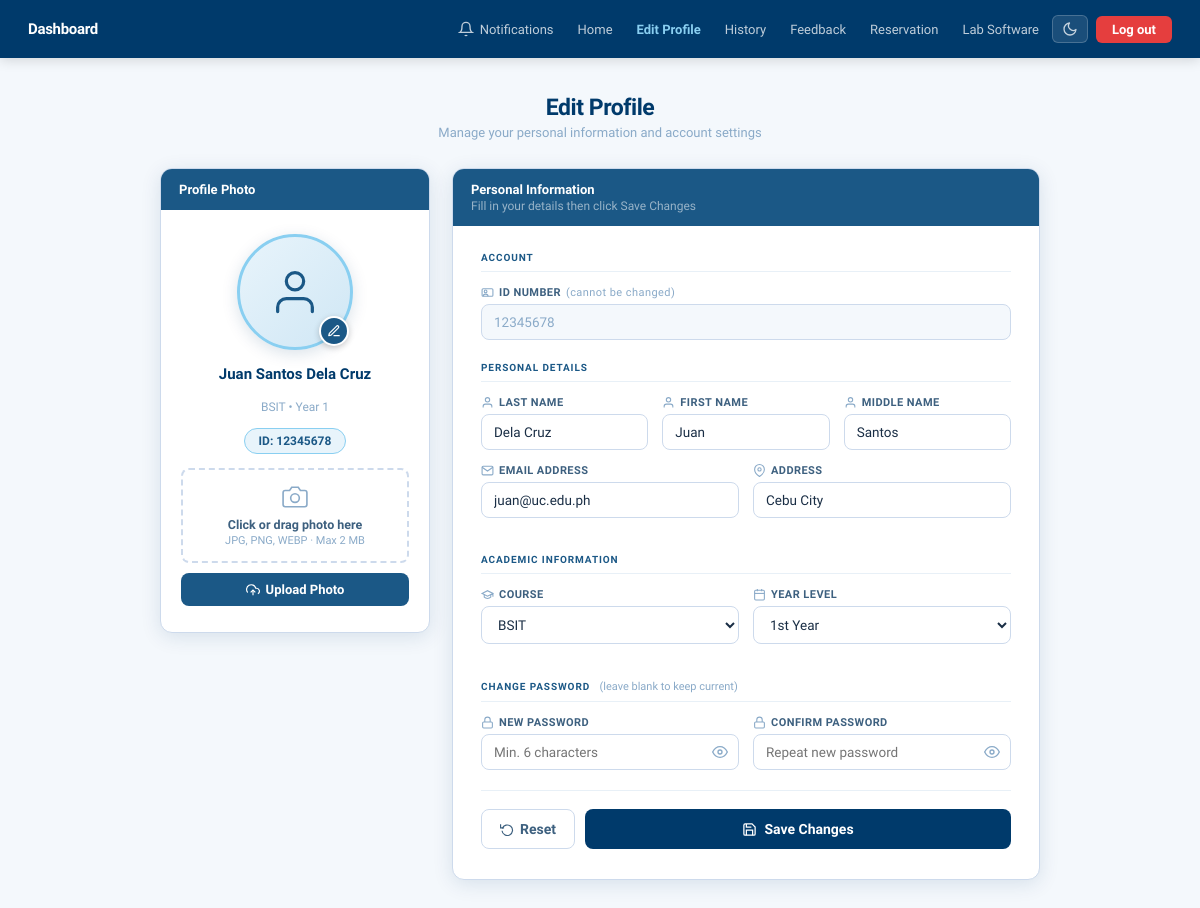
The page /profile.php (signed in) on the database its author committed.
### tables this page shows
CREATE TABLE IF NOT EXISTS students (
    id              INT AUTO_INCREMENT PRIMARY KEY,
    id_number       VARCHAR(20)  NOT NULL UNIQUE,
    lastname        VARCHAR(100) NOT NULL,
    firstname       VARCHAR(100) NOT NULL,
    middlename      VARCHAR(100) DEFAULT '',
    course          VARCHAR(20)  NOT NULL,
    year_level      TINYINT      NOT NULL DEFAULT 1,
    email           VARCHAR(150) NOT NULL UNIQUE,
    password        VARCHAR(255) NOT NULL,
    address         VARCHAR(255) DEFAULT '',
    session         INT          NOT NULL DEFAULT 30,
    created_at      TIMESTAMP    DEFAULT CURRENT_TIMESTAMP
);

### profile.php (the view, shortened to what this page needs)
<?php
require_once 'db.php';
$student_id = (int)$_SESSION['student_id'];
$stmt = $pdo->prepare("SELECT * FROM students WHERE id = ? LIMIT 1");
$stmt->execute([$student_id]);
$student = $stmt->fetch();
$photoSrc = (!empty($_SESSION['profile_photo']))
    ? 'uploads/profiles/' . htmlspecialchars($_SESSION['profile_photo'])
    : null;
function val($student, $key, $session_key = null) {
    if ($student && isset($student[$key]) && $student[$key] !== '') return htmlspecialchars($student[$key]);
    $sk = $session_key ?? $key;
    return htmlspecialchars($_SESSION[$sk] ?? '');
}
?>
<!DOCTYPE html>
<html lang="en">
<head>
</head>
<body>
<nav>
  <div class="nav-brand">Dashboard</div>
  <div class="nav-links">
    <div class="notif-wrap">
      <button class="notif-btn" onclick="toggleNotif()" id="notifBtn">
        <span class="bell-wrap">
          <svg viewBox="0 0 24 24" width="16" height="16" fill="none" stroke="currentColor" stroke-width="2">
            <path d="M18 8A6 6 0 0 0 6 8c0 7-3 9-3 9h18s-3-2-3-9"/>
            <path d="M13.73 21a2 2 0 0 1-3.46 0"/>
          </svg>
        </span>
        Notifications
      </button>
    </div>
    <a href="Homepage.php">Home</a>
    <a href="profile.php" class="active">Edit Profile</a>
    <a href="history.php">History</a>
    <a href="feedback.php">Feedback</a>
    <a href="reservation.php">Reservation</a>
    <a href="software.php">Lab Software</a>
    <button onclick="toggleDarkMode()" class="btn-dark-toggle" id="darkToggle" title="Toggle dark mode"><svg viewBox="0 0 24 24" width="16" height="16" fill="none" stroke="currentColor" stroke-width="2" stroke-linecap="round" stroke-linejoin="round"><path d="M21 12.79A9 9 0 1 1 11.21 3 7 7 0 0 0 21 12.79z"/></svg></button>
    <a href="logout.php" class="btn-logout">Log out</a>
  </div>
</nav>
<div class="page-body">
  <div class="page-header">
    <h1>Edit Profile</h1>
    <p>Manage your personal information and account settings</p>
  </div>
  <div class="profile-layout">
    <div class="card">
      <div class="card-head"><h3>Profile Photo</h3></div>
      <div class="photo-body">
        <div class="avatar-wrap">
          <div class="avatar-circle">
            <?php if ($photoSrc): ?>
              <img src="<?= $photoSrc ?>" alt="Profile Photo" id="avatarImg"/>
            <?php else: ?>
              <svg viewBox="0 0 24 24" id="avatarIcon"><path d="M20 21v-2a4 4 0 0 0-4-4H8a4 4 0 0 0-4 4v2"/><circle cx="12" cy="7" r="4"/></svg>
            <?php endif; ?>
          </div>
          <label class="avatar-edit" for="photo_file" title="Change photo">
            <svg viewBox="0 0 24 24"><path d="M12 20h9"/><path d="M16.5 3.5a2.121 2.121 0 0 1 3 3L7 19l-4 1 1-4L16.5 3.5z"/></svg>
          </label>
        </div>
        <div class="stu-name"><?= htmlspecialchars($_SESSION['fullname'] ?? 'Student') ?></div>
        <div class="stu-course"><?= htmlspecialchars($_SESSION['course'] ?? '') ?> &bull; Year <?= htmlspecialchars($_SESSION['year_level'] ?? '') ?></div>
        <div class="id-pill">ID: <?= htmlspecialchars($_SESSION['id_number'] ?? '') ?></div>
        <form method="POST" action="update_profile.php" enctype="multipart/form-data" style="width:100%;display:flex;flex-direction:column;gap:10px;">
          <div class="upload-zone" id="uploadZone">
            <div class="uz-icon"><svg viewBox="0 0 24 24"><path d="M23 19a2 2 0 0 1-2 2H3a2 2 0 0 1-2-2V8a2 2 0 0 1 2-2h4l2-3h6l2 3h4a2 2 0 0 1 2 2z"/><circle cx="12" cy="13" r="4"/></svg></div>
            <div class="uz-label">Click or drag photo here</div>
            <div class="uz-hint">JPG, PNG, WEBP &middot; Max 2 MB</div>
          </div>
          <button type="submit" class="btn-upload">
            <svg viewBox="0 0 24 24"><polyline points="16 16 12 12 8 16"/><line x1="12" y1="12" x2="12" y2="21"/><path d="M20.39 18.39A5 5 0 0 0 18 9h-1.26A8 8 0 1 0 3 16.3"/></svg>
            Upload Photo
          </button>
        </form>
      </div>
    </div>
    <div class="card">
      <div class="card-head">
        <h3>Personal Information</h3>
        <p>Fill in your details then click Save Changes</p>
      </div>
      <div class="form-body">
        <form method="POST" action="update_profile.php">
          <div class="section-label">Account</div>
          <div class="field">
            <label><svg viewBox="0 0 24 24"><rect x="2" y="5" width="20" height="14" rx="2"/><circle cx="8.5" cy="10" r="2.5"/><path d="M4 19c0-2.2 2-4 4.5-4s4.5 1.8 4.5 4"/></svg>ID Number <small style="font-weight:400;text-transform:none;color:var(--gray-400);font-size:11px;">(cannot be changed)</small></label>
            <input type="text" value="<?= val($student,'id_number','id_number') ?>" readonly/>
          </div>
          <div class="section-label">Personal Details</div>
          <div class="field-row3">
            <div class="field"><label><svg viewBox="0 0 24 24"><path d="M20 21v-2a4 4 0 0 0-4-4H8a4 4 0 0 0-4 4v2"/><circle cx="12" cy="7" r="4"/></svg>Last Name</label><input type="text" name="lastname" value="<?= val($student,'lastname') ?>" placeholder="Last name" required/></div>
            <div class="field"><label><svg viewBox="0 0 24 24"><path d="M20 21v-2a4 4 0 0 0-4-4H8a4 4 0 0 0-4 4v2"/><circle cx="12" cy="7" r="4"/></svg>First Name</label><input type="text" name="firstname" value="<?= val($student,'firstname') ?>" placeholder="First name" required/></div>
            <div class="field"><label><svg viewBox="0 0 24 24"><path d="M20 21v-2a4 4 0 0 0-4-4H8a4 4 0 0 0-4 4v2"/><circle cx="12" cy="7" r="4"/></svg>Middle Name</label><input type="text" name="middlename" value="<?= val($student,'middlename') ?>" placeholder="Middle name"/></div>
          </div>
          <div class="field-row">
            <div class="field"><label><svg viewBox="0 0 24 24"><path d="M4 4h16c1.1 0 2 .9 2 2v12c0 1.1-.9 2-2 2H4c-1.1 0-2-.9-2-2V6c0-1.1.9-2 2-2z"/><polyline points="22,6 12,13 2,6"/></svg>Email Address</label><input type="email" name="email" value="<?= val($student,'email') ?>" placeholder="your@email.com" required/></div>
            <div class="field"><label><svg viewBox="0 0 24 24"><path d="M21 10c0 7-9 13-9 13s-9-6-9-13a9 9 0 0 1 18 0z"/><circle cx="12" cy="10" r="3"/></svg>Address</label><input type="text" name="address" value="<?= val($student,'address') ?>" placeholder="Current home address"/></div>
          </div>
          <div class="section-label">Academic Information</div>
          <div class="field-row">
            <div class="field"><label><svg viewBox="0 0 24 24"><path d="M22 10v6M2 10l10-5 10 5-10 5z"/><path d="M6 12v5c3 3 9 3 12 0v-5"/></svg>Course</label><select name="course" required><option value="">Select course</option><?php foreach(['BSIT','BSCS'] as $c): $cur=$student['course']??$_SESSION['course']??''; ?><option value="<?=$c?>" <?=$cur===$c?'selected':''?>><?=$c?></option><?php endforeach; ?></select></div>
            <div class="field"><label><svg viewBox="0 0 24 24"><rect x="3" y="4" width="18" height="18" rx="2"/><line x1="16" y1="2" x2="16" y2="6"/><line x1="8" y1="2" x2="8" y2="6"/><line x1="3" y1="10" x2="21" y2="10"/></svg>Year Level</label><select name="year_level" required><?php $curY=(int)($student['year_level']??$_SESSION['year_level']??1); foreach(['1st Year'=>1,'2nd Year'=>2,'3rd Year'=>3,'4th Year'=>4] as $lbl=>$v): ?><option value="<?=$v?>" <?=$curY===$v?'selected':''?>><?=$lbl?></option><?php endforeach; ?></select></div>
          </div>
          <div class="section-label">Change Password <span class="note">(leave blank to keep current)</span></div>
          <div class="field-row">
            <div class="field"><label><svg viewBox="0 0 24 24"><rect x="3" y="11" width="18" height="11" rx="2"/><path d="M7 11V7a5 5 0 0 1 10 0v4"/></svg>New Password</label><div class="pw-wrap"><input type="password" name="new_password" id="pw1" placeholder="Min. 6 characters" autocomplete="new-password"/><span class="pw-eye" onclick="togglePw('pw1','eye1')"><svg id="eye1" viewBox="0 0 24 24"><path d="M1 12s4-8 11-8 11 8 11 8-4 8-11 8-11-8-11-8z"/><circle cx="12" cy="12" r="3"/></svg></span></div></div>
            <div class="field"><label><svg viewBox="0 0 24 24"><rect x="3" y="11" width="18" height="11" rx="2"/><path d="M7 11V7a5 5 0 0 1 10 0v4"/></svg>Confirm Password</label><div class="pw-wrap"><input type="password" name="confirm_password" id="pw2" placeholder="Repeat new password" autocomplete="new-password"/><span class="pw-eye" onclick="togglePw('pw2','eye2')"><svg id="eye2" viewBox="0 0 24 24"><path d="M1 12s4-8 11-8 11 8 11 8-4 8-11 8-11-8-11-8z"/><circle cx="12" cy="12" r="3"/></svg></span></div></div>
          </div>
          <hr class="divider"/>
          <div class="btn-row">
            <button type="reset" class="btn-cancel"><svg viewBox="0 0 24 24"><polyline points="1 4 1 10 7 10"/><path d="M3.51 15a9 9 0 1 0 .49-3.9"/></svg>Reset</button>
            <button type="submit" name="edit_student" class="btn-save"><svg viewBox="0 0 24 24"><path d="M19 21H5a2 2 0 0 1-2-2V5a2 2 0 0 1 2-2h11l5 5v11a2 2 0 0 1-2 2z"/><polyline points="17 21 17 13 7 13 7 21"/><polyline points="7 3 7 8 15 8"/></svg>Save Changes</button>
          </div>
        </form>
      </div>
    </div>
  </div>
</div>
</body>
</html>

### rows shown on the page
students: id_number "12345678", lastname "Dela Cruz", firstname "Juan", middlename "Santos", email "juan@uc.edu.ph", address "Cebu City", course "BSIT", year_level "1st Year"

### other values the page prints
$_SESSION['fullname'] "Juan Santos Dela Cruz"
$_SESSION['course'] "BSIT"
$_SESSION['year_level'] "1"
$_SESSION['id_number'] "12345678"
